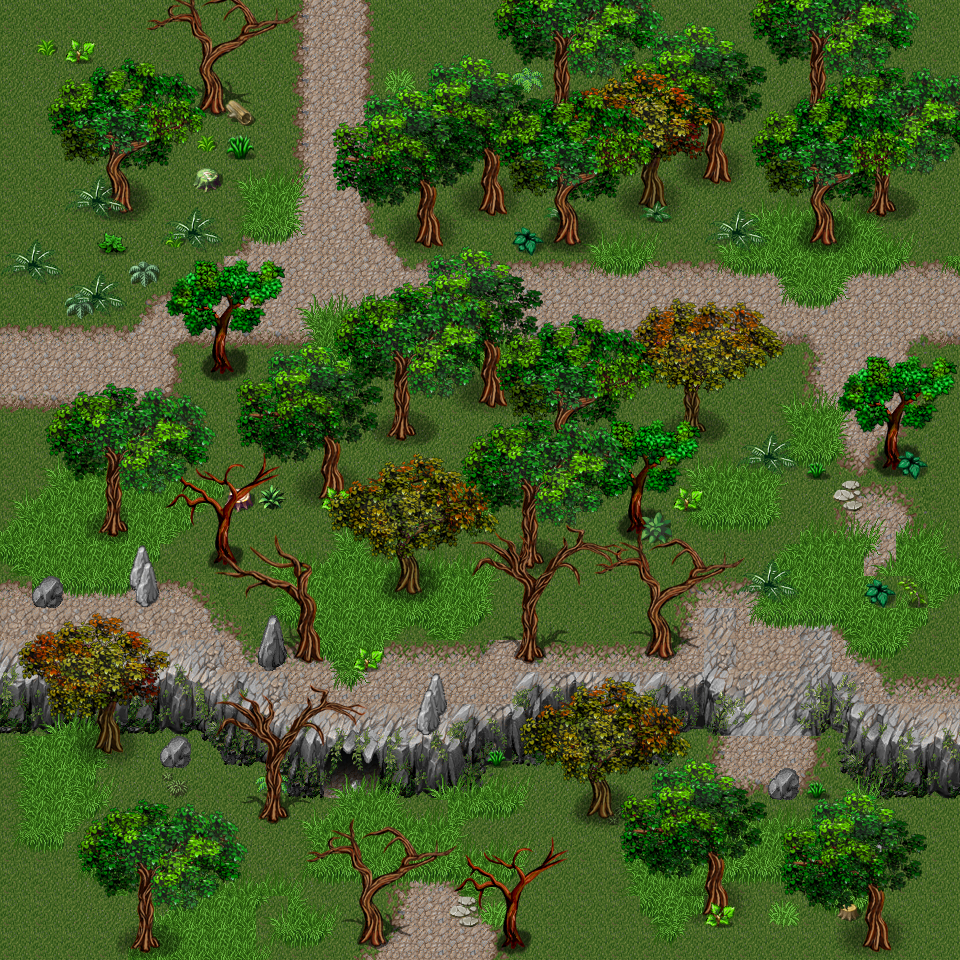

A level layout from a 2D game, rendered from its tile map. Below: a short description, then the map file with tile-grid data replaced by summaries:
An orthogonal 30x30 tile map with 32x32 px tiles, 9 tile layers (Terrain4, Terrain3, Terrain2, Terrain1, ...), 1 hidden layer not drawn, 6 tilesets and 22 objects (Start).

<map version="1.0" orientation="orthogonal" renderorder="right-down" width="30" height="30" tilewidth="32" tileheight="32" nextobjectid="96">
 <tileset firstgid="1" name="collision" tilewidth="32" tileheight="32" tilecount="1" columns="1">
  <image source="../../assets/images/collision.png" width="32" height="32" />
 </tileset>
 <tileset firstgid="2" name="trees_by_ayene_chan" tilewidth="32" tileheight="32" tilecount="432" columns="18">
  <image source="../../assets/images/trees_by_ayene_chan.png" width="576" height="768" />
 </tileset>
 <tileset firstgid="434" name="rtp_tileset_by_telles0808" tilewidth="32" tileheight="32" tilecount="2016" columns="32">
  <image source="../../assets/images/rtp_tileset_by_telles0808.png" width="1024" height="2016" />
 </tileset>
 <tileset firstgid="2450" name="nature_tile_ii_by_ayene_chan" tilewidth="32" tileheight="32" tilecount="120" columns="12">
  <image source="../../assets/images/nature_tile_ii_by_ayene_chan.png" width="384" height="320" />
 </tileset>
 <tileset firstgid="2570" name="wood_tileset" tilewidth="32" tileheight="32" tilecount="256" columns="16">
  <image source="../../assets/images/wood_tileset.png" width="512" height="512" />
 </tileset>
 <tileset firstgid="2826" name="mountain_landscape" tilewidth="32" tileheight="32" tilecount="256" columns="16">
  <image source="../../assets/images/mountain_landscape.png" width="512" height="512" />
 </tileset>
 <layer name="Terrain4" width="30" height="30">
  <data>[900 cells, 900 non-empty, 12 distinct tile ids]</data>
 </layer>
 <layer name="Terrain3" width="30" height="30">
  <data>[900 cells, 404 non-empty, 92 distinct tile ids]</data>
 </layer>
 <layer name="Terrain2" width="30" height="30">
  <data>[900 cells, 242 non-empty, 64 distinct tile ids]</data>
 </layer>
 <layer name="Terrain1" width="30" height="30">
  <data>[900 cells, 110 non-empty, 38 distinct tile ids]</data>
 </layer>
 <layer name="Collision" width="30" height="30" visible="0" opacity="0.5">
  <data>[900 cells, 110 non-empty, 1 distinct tile ids]</data>
 </layer>
 <layer name="Foreground5" width="30" height="30">
  <data>[900 cells, 212 non-empty, 170 distinct tile ids]</data>
 </layer>
 <layer name="Foreground4" width="30" height="30">
  <data>[900 cells, 84 non-empty, 55 distinct tile ids]</data>
 </layer>
 <layer name="Foreground3" width="30" height="30">
  <data>[900 cells, 204 non-empty, 123 distinct tile ids]</data>
 </layer>
 <layer name="Foreground2" width="30" height="30">
  <data>[900 cells, 210 non-empty, 126 distinct tile ids]</data>
 </layer>
 <layer name="Foreground1" width="30" height="30">
  <data>[900 cells, 91 non-empty, 91 distinct tile ids]</data>
 </layer>
 <objectgroup name="MushroomsPlacement">
  <object id="71" x="480" y="800" width="96" height="64" />
  <object id="76" x="32" y="864" width="64" height="64" />
  <object id="77" x="256" y="928" width="96" height="32" />
  <object id="78" x="128" y="736" width="32" height="64" />
  <object id="79" x="128" y="832" width="96" height="32" />
  <object id="80" x="640" y="896" width="64" height="64" />
  <object id="81" x="736" y="864" width="64" height="32" />
  <object id="82" x="896" y="832" width="64" height="96" />
  <object id="83" x="896" y="608" width="64" height="64" />
  <object id="84" x="576" y="544" width="128" height="32" />
  <object id="85" x="384" y="608" width="96" height="32" />
  <object id="86" x="352" y="448" width="128" height="32" />
  <object id="87" x="160" y="512" width="32" height="64" />
  <object id="88" x="448" y="224" width="64" height="32" />
  <object id="89" x="160" y="192" width="64" height="32" />
  <object id="90" x="64" y="160" width="96" height="32" />
  <object id="91" x="32" y="224" width="64" height="32" />
  <object id="92" x="672" y="192" width="64" height="32" />
  <object id="93" x="896" y="192" width="64" height="64" />
  <object id="94" x="896" y="480" width="64" height="32" />
  <object id="95" x="736" y="384" width="64" height="32" />
 </objectgroup>
 <objectgroup name="Meta">
  <object id="75" name="Start" x="256" y="864" width="32" height="32" />
 </objectgroup>
</map>
